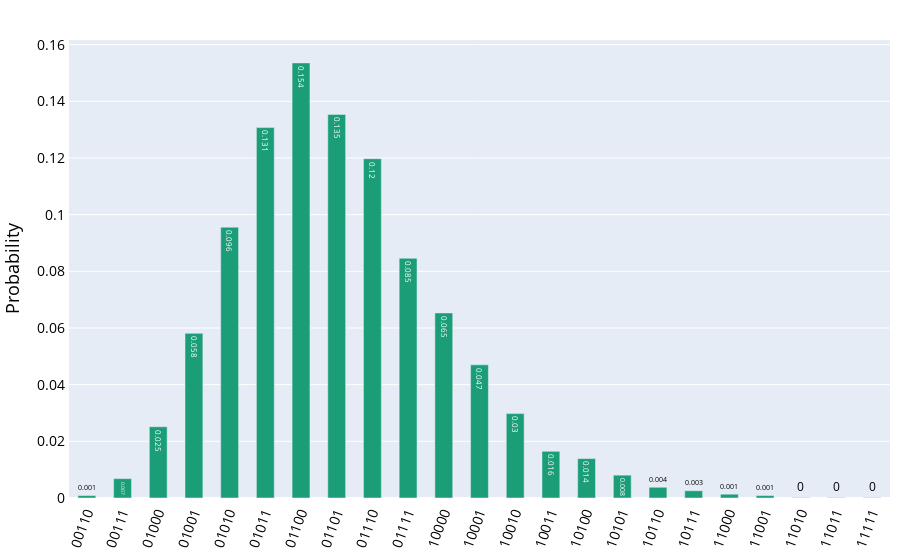

Notebook source saved alongside this figure:
### Code cell
probability_distribution(counts)

### Figure 1 — Plotly figure (JSON) as saved in the notebook; plotly's stock layout.template omitted (floating-point values rounded to 4 significant figures)
{"data": [{"hoverinfo": "text", "hovertext": ["<b>00110</b><br>P = 0.001", "<b>00111</b><br>P = 0.007", "<b>01000</b><br>P = 0.025", "<b>01001</b><br>P = 0.058", "<b>01010</b><br>P = 0.096", "<b>01011</b><br>P = 0.131", "<b>01100</b><br>P = 0.154", "<b>01101</b><br>P = 0.135", "<b>01110</b><br>P = 0.12", "<b>01111</b><br>P = 0.085", "<b>10000</b><br>P = 0.065", "<b>10001</b><br>P = 0.047", "<b>10010</b><br>P = 0.03", "<b>10011</b><br>P = 0.016", "<b>10100</b><br>P = 0.014", "<b>10101</b><br>P = 0.008", "<b>10110</b><br>P = 0.004", "<b>10111</b><br>P = 0.003", "<b>11000</b><br>P = 0.001", "<b>11001</b><br>P = 0.001", "<b>11010</b><br>P = 0.0", "<b>11011</b><br>P = 0.0", "<b>11111</b><br>P = 0.0"], "marker": {"color": "#1b9e77"}, "name": "", "text": [0.001, 0.007, 0.025, 0.058, 0.096, 0.131, 0.154, 0.135, 0.12, 0.085, 0.065, 0.047, 0.03, 0.016, 0.014, 0.008, 0.004, 0.003, 0.001, 0.001, 0, 0, 0], "textposition": "auto", "type": "bar", "width": 0.5, "x": [0, 1, 2, 3, 4, 5, 6, 7, 8, 9, 10, 11, 12, 13, 14, 15, 16, 17, 18, 19, 20, 21, 22], "y": [0.0008545, 0.006836, 0.02515, 0.05811, 0.09558, 0.1307, 0.1536, 0.1354, 0.1198, 0.08459, 0.06531, 0.047, 0.02979, 0.01648, 0.01392, 0.008057, 0.003784, 0.002563, 0.001343, 0.0008545, 0.0001221, 0.0001221, 0.0001221]}], "layout": {"font": {"color": "black"}, "margin": {"b": 10, "l": 50, "r": 10, "t": 40}, "paper_bgcolor": "white", "showlegend": false, "title": {"font": {"size": 20}, "x": 0.5}, "xaxis": {"linewidth": 1, "showline": true, "tickangle": -70, "tickfont": {"size": 14}, "ticktext": ["00110", "00111", "01000", "01001", "01010", "01011", "01100", "01101", "01110", "01111", "10000", "10001", "10010", "10011", "10100", "10101", "10110", "10111", "11000", "11001", "11010", "11011", "11111"], "tickvals": [0, 1, 2, 3, 4, 5, 6, 7, 8, 9, 10, 11, 12, 13, 14, 15, 16, 17, 18, 19, 20, 21, 22]}, "yaxis": {"linewidth": 1, "showline": true, "tickfont": {"size": 14}, "title": {"font": {"size": 18}, "text": "Probability"}}}}
